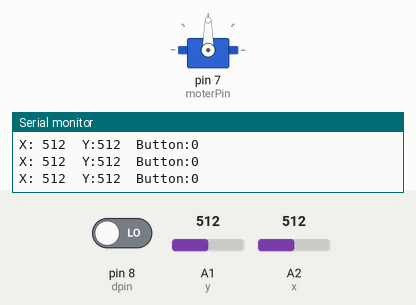
This sketch was run on a simulated Arduino Uno, built with avr-gcc and run on an emulated ATmega328P. Shown: servo, the last lines printed to the serial monitor. Inputs (shaded band) come from the test bench; at power-on: A1 (y) = 512, A2 (x) = 512, pin 8 (dpin) LOW.

Above: at 1.2 s.
1.3 s: A1 (y) set to 111
At 2.5 s:
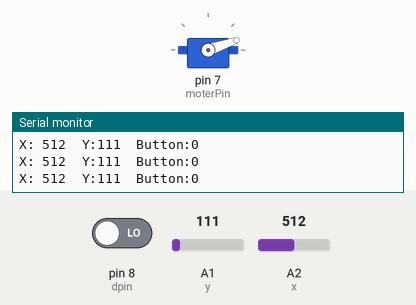
2.8 s: A1 (y) set to 90
At 4.0 s:
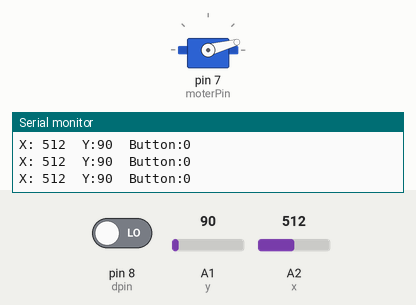
5.8 s: A1 (y) set to 122
At 6.2 s:
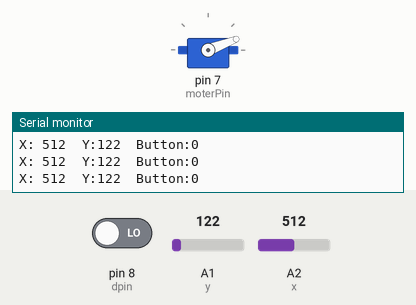
7.3 s: A1 (y) set to 992
At 7.6 s:
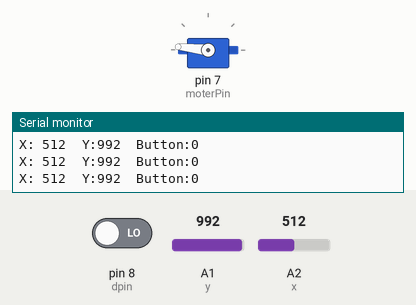
8.8 s: A1 (y) set to 1010
At 9.3 s:
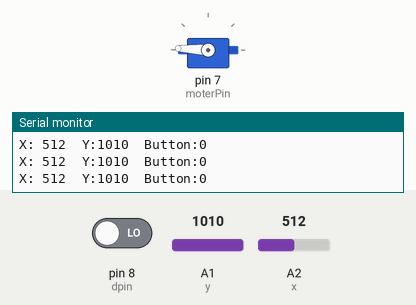
11.8 s: A2 (x) set to 105
14.8 s: A2 (x) set to 91
Timing chart, 0 to 17.8 s (numbered marks = the images above; inputs shaded):
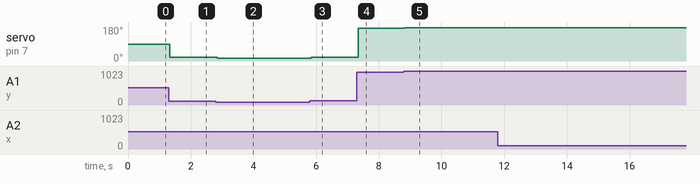

The sketch:

13_SERVO_CONTROL_WITH_JOYSTICK.ino
```cpp
#include <Servo.h>

int x = A2;
int y = A1;
int dpin = 8;
int xval ;
int yval;
int state;
int moterPin = 7;
int pos ;
Servo moter;
void setup() {
  // put your setup code here, to run once:
  Serial.begin(9600);
  pinMode(x , INPUT);
  pinMode(y , INPUT);
  pinMode(dpin, INPUT);
  moter.attach(moterPin);
}

void loop() {
  xval = analogRead(x);
  yval = analogRead(y);
  state = digitalRead(dpin);
  Serial.print("X: ");
  Serial.print(xval);
  Serial.print("  Y:");
  Serial.print(yval);
  Serial.print("  Button:");
  Serial.print(state);
  Serial.println();

  pos = (yval / 1023.)* 180.;
  moter.write(pos);

}
```

Measured:
- after the input at 1.3 s, servo on pin 7 (moterPin): 90° → 19° at once
- after the input at 2.8 s, servo on pin 7 (moterPin): 19° → 15° at once
- after the input at 5.8 s, servo on pin 7 (moterPin): 15° → 21° at once
- after the input at 7.3 s, servo on pin 7 (moterPin): 21° → 174° after 0.05 s
- after the input at 8.8 s, servo on pin 7 (moterPin): 174° → 177° at once
